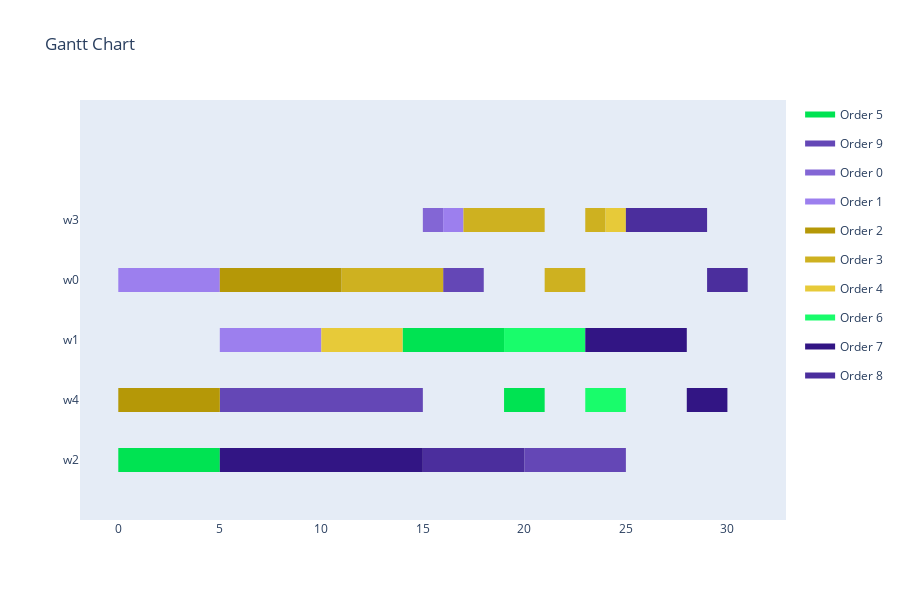

The code cell stored with this chart in its notebook:
### Markdown cell above
Translate to Schedule

### Code cell
schedule = GAToScheduleTranslator().translate(result, selected_tasks, env, orders)
"""for workstation in schedule.assignments:
    for assignment in schedule.assignments[workstation]:
        print(f'Workstation: {workstation}, Task: {assignment[0]}, Start Time: {assignment[1]}, Duration: {durations[assignment[0]][workstation]}')"""
visualize_schedule(schedule, env, orders)

### Figure 1 — Plotly figure (JSON) as saved in the notebook; plotly's stock layout.template omitted (floating-point values rounded to 4 significant figures)
{"data": [{"fill": "toself", "fillcolor": "rgb(0, 227, 82)", "hoverinfo": "name", "legendgroup": "rgb(0, 227, 82)", "mode": "none", "name": "Order 5", "type": "scatter", "x": [14, 19, 19, 14, 14, 19, 21, 21, 19, 19, 0, 5, 5, 0], "y": [1.8, 1.8, 2.2, 2.2, null, 0.8, 0.8, 1.2, 1.2, null, -0.2, -0.2, 0.2, 0.2]}, {"fill": "toself", "fillcolor": "rgb(100, 71, 182)", "hoverinfo": "name", "legendgroup": "rgb(100, 71, 182)", "mode": "none", "name": "Order 9", "type": "scatter", "x": [16, 18, 18, 16, 16, 5, 10, 10, 5, 5, 10, 15, 15, 10, 10, 20, 25, 25, 20], "y": [2.8, 2.8, 3.2, 3.2, null, 0.8, 0.8, 1.2, 1.2, null, 0.8, 0.8, 1.2, 1.2, null, -0.2, -0.2, 0.2, 0.2]}, {"fill": "toself", "fillcolor": "rgb(131, 102, 213)", "hoverinfo": "name", "legendgroup": "rgb(131, 102, 213)", "mode": "none", "name": "Order 0", "type": "scatter", "x": [15, 16, 16, 15], "y": [3.8, 3.8, 4.2, 4.2]}, {"fill": "toself", "fillcolor": "rgb(156, 127, 238)", "hoverinfo": "name", "legendgroup": "rgb(156, 127, 238)", "mode": "none", "name": "Order 1", "type": "scatter", "x": [16, 17, 17, 16, 16, 0, 5, 5, 0, 0, 5, 10, 10, 5], "y": [3.8, 3.8, 4.2, 4.2, null, 2.8, 2.8, 3.2, 3.2, null, 1.8, 1.8, 2.2, 2.2]}, {"fill": "toself", "fillcolor": "rgb(181, 152, 7)", "hoverinfo": "name", "legendgroup": "rgb(181, 152, 7)", "mode": "none", "name": "Order 2", "type": "scatter", "x": [5, 9, 9, 5, 5, 9, 11, 11, 9, 9, 0, 5, 5, 0], "y": [2.8, 2.8, 3.2, 3.2, null, 2.8, 2.8, 3.2, 3.2, null, 0.8, 0.8, 1.2, 1.2]}, {"fill": "toself", "fillcolor": "rgb(206, 177, 32)", "hoverinfo": "name", "legendgroup": "rgb(206, 177, 32)", "mode": "none", "name": "Order 3", "type": "scatter", "x": [17, 21, 21, 17, 17, 23, 24, 24, 23, 23, 11, 16, 16, 11, 11, 21, 23, 23, 21], "y": [3.8, 3.8, 4.2, 4.2, null, 3.8, 3.8, 4.2, 4.2, null, 2.8, 2.8, 3.2, 3.2, null, 2.8, 2.8, 3.2, 3.2]}, {"fill": "toself", "fillcolor": "rgb(231, 202, 57)", "hoverinfo": "name", "legendgroup": "rgb(231, 202, 57)", "mode": "none", "name": "Order 4", "type": "scatter", "x": [24, 25, 25, 24, 24, 10, 14, 14, 10], "y": [3.8, 3.8, 4.2, 4.2, null, 1.8, 1.8, 2.2, 2.2]}, {"fill": "toself", "fillcolor": "rgb(25, 252, 107)", "hoverinfo": "name", "legendgroup": "rgb(25, 252, 107)", "mode": "none", "name": "Order 6", "type": "scatter", "x": [19, 23, 23, 19, 19, 23, 25, 25, 23], "y": [1.8, 1.8, 2.2, 2.2, null, 0.8, 0.8, 1.2, 1.2]}, {"fill": "toself", "fillcolor": "rgb(50, 21, 132)", "hoverinfo": "name", "legendgroup": "rgb(50, 21, 132)", "mode": "none", "name": "Order 7", "type": "scatter", "x": [23, 28, 28, 23, 23, 28, 30, 30, 28, 28, 5, 10, 10, 5, 5, 10, 15, 15, 10], "y": [1.8, 1.8, 2.2, 2.2, null, 0.8, 0.8, 1.2, 1.2, null, -0.2, -0.2, 0.2, 0.2, null, -0.2, -0.2, 0.2, 0.2]}, {"fill": "toself", "fillcolor": "rgb(75, 46, 157)", "hoverinfo": "name", "legendgroup": "rgb(75, 46, 157)", "mode": "none", "name": "Order 8", "type": "scatter", "x": [25, 29, 29, 25, 25, 29, 31, 31, 29, 29, 15, 20, 20, 15], "y": [3.8, 3.8, 4.2, 4.2, null, 2.8, 2.8, 3.2, 3.2, null, -0.2, -0.2, 0.2, 0.2]}, {"legendgroup": "rgb(0, 227, 82)", "marker": {"color": "rgb(0, 227, 82)", "opacity": 0, "size": 1}, "mode": "markers", "name": "", "showlegend": false, "text": [null, null, null, null, null, null], "type": "scatter", "x": [14, 19, 19, 21, 0, 5], "y": [2, 2, 1, 1, 0, 0]}, {"legendgroup": "rgb(100, 71, 182)", "marker": {"color": "rgb(100, 71, 182)", "opacity": 0, "size": 1}, "mode": "markers", "name": "", "showlegend": false, "text": [null, null, null, null, null, null, null, null], "type": "scatter", "x": [16, 18, 5, 10, 10, 15, 20, 25], "y": [3, 3, 1, 1, 1, 1, 0, 0]}, {"legendgroup": "rgb(131, 102, 213)", "marker": {"color": "rgb(131, 102, 213)", "opacity": 0, "size": 1}, "mode": "markers", "name": "", "showlegend": false, "text": [null, null], "type": "scatter", "x": [15, 16], "y": [4, 4]}, {"legendgroup": "rgb(156, 127, 238)", "marker": {"color": "rgb(156, 127, 238)", "opacity": 0, "size": 1}, "mode": "markers", "name": "", "showlegend": false, "text": [null, null, null, null, null, null], "type": "scatter", "x": [16, 17, 0, 5, 5, 10], "y": [4, 4, 3, 3, 2, 2]}, {"legendgroup": "rgb(181, 152, 7)", "marker": {"color": "rgb(181, 152, 7)", "opacity": 0, "size": 1}, "mode": "markers", "name": "", "showlegend": false, "text": [null, null, null, null, null, null], "type": "scatter", "x": [5, 9, 9, 11, 0, 5], "y": [3, 3, 3, 3, 1, 1]}, {"legendgroup": "rgb(206, 177, 32)", "marker": {"color": "rgb(206, 177, 32)", "opacity": 0, "size": 1}, "mode": "markers", "name": "", "showlegend": false, "text": [null, null, null, null, null, null, null, null], "type": "scatter", "x": [17, 21, 23, 24, 11, 16, 21, 23], "y": [4, 4, 4, 4, 3, 3, 3, 3]}, {"legendgroup": "rgb(231, 202, 57)", "marker": {"color": "rgb(231, 202, 57)", "opacity": 0, "size": 1}, "mode": "markers", "name": "", "showlegend": false, "text": [null, null, null, null], "type": "scatter", "x": [24, 25, 10, 14], "y": [4, 4, 2, 2]}, {"legendgroup": "rgb(25, 252, 107)", "marker": {"color": "rgb(25, 252, 107)", "opacity": 0, "size": 1}, "mode": "markers", "name": "", "showlegend": false, "text": [null, null, null, null], "type": "scatter", "x": [19, 23, 23, 25], "y": [2, 2, 1, 1]}, {"legendgroup": "rgb(50, 21, 132)", "marker": {"color": "rgb(50, 21, 132)", "opacity": 0, "size": 1}, "mode": "markers", "name": "", "showlegend": false, "text": [null, null, null, null, null, null, null, null], "type": "scatter", "x": [23, 28, 28, 30, 5, 10, 10, 15], "y": [2, 2, 1, 1, 0, 0, 0, 0]}, {"legendgroup": "rgb(75, 46, 157)", "marker": {"color": "rgb(75, 46, 157)", "opacity": 0, "size": 1}, "mode": "markers", "name": "", "showlegend": false, "text": [null, null, null, null, null, null], "type": "scatter", "x": [25, 29, 29, 31, 15, 20], "y": [4, 4, 3, 3, 0, 0]}], "layout": {"height": 600, "hovermode": "closest", "showlegend": true, "title": {"text": "Gantt Chart"}, "xaxis": {"rangeselector": {"buttons": [{"count": 7, "label": "1w", "step": "day", "stepmode": "backward"}, {"count": 1, "label": "1m", "step": "month", "stepmode": "backward"}, {"count": 6, "label": "6m", "step": "month", "stepmode": "backward"}, {"count": 1, "label": "YTD", "step": "year", "stepmode": "todate"}, {"count": 1, "label": "1y", "step": "year", "stepmode": "backward"}, {"step": "all"}]}, "showgrid": false, "type": "linear", "zeroline": false}, "yaxis": {"autorange": false, "range": [-1, 6], "showgrid": false, "ticktext": ["w2", "w4", "w1", "w0", "w3"], "tickvals": [0, 1, 2, 3, 4], "zeroline": false}}}
